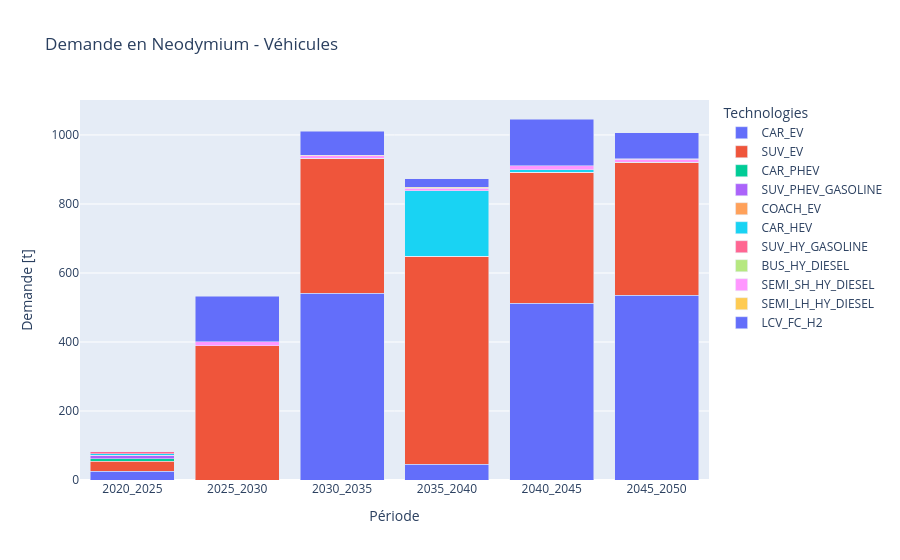

The code cell stored with this chart in its notebook:
### Code cell
def plot_vehicle_demand(cumulative=False, show = True):
    df_demand_vehicles = df_vehicles.multiply(pd.Series(mi_vehicles), axis=0) * 0.88 / 1e6

    if cumulative:
        df_cumulative = df_demand_vehicles.sum().cumsum()
        fig = px.line(x=periods, y=df_cumulative.values,
                      title='Demande cumulative en Neodymium - Véhicules',
                      labels={'x': 'Période', 'y': 'Demande cumulative [t]'})
    else:
        df_melted = df_demand_vehicles.T.reset_index().rename(columns={'index': 'Période'}).melt(
            id_vars='Période', var_name='Technologies', value_name='Demande [t]'
        )
        fig = px.bar(df_melted, x='Période', y='Demande [t]', color='Technologies', barmode='stack',
                     title='Demande en Neodymium - Véhicules')
        fig.update_layout(xaxis_title='Période', yaxis_title='Demande [t]')

    if show:
        fig.show()
        if (cumulative):
            filepath = os.path.join(save_dir, 'neo_demand_vehicle_cumul.png')
        else:
            filepath = os.path.join(save_dir, 'neo_demand_vehicle_no_cumul.png')
        #fig.write_image(filepath)

plot_vehicle_demand(cumulative=False)
plot_vehicle_demand(cumulative=True)

### Figure 1 — Plotly figure (JSON) as saved in the notebook; plotly's stock layout.template omitted (floating-point values rounded to 4 significant figures)
{"data": [{"hovertemplate": "Technologies=CAR_EV<br>Période=%{x}<br>Demande [t]=%{y}<extra></extra>", "legendgroup": "CAR_EV", "marker": {"color": "#636efa", "pattern": {"shape": ""}}, "name": "CAR_EV", "orientation": "v", "showlegend": true, "textposition": "auto", "type": "bar", "x": ["2020_2025", "2025_2030", "2030_2035", "2035_2040", "2040_2045", "2045_2050"], "xaxis": "x", "y": [25.46, 0.0, 541.9, 45.93, 512.2, 535.7], "yaxis": "y"}, {"hovertemplate": "Technologies=SUV_EV<br>Période=%{x}<br>Demande [t]=%{y}<extra></extra>", "legendgroup": "SUV_EV", "marker": {"color": "#EF553B", "pattern": {"shape": ""}}, "name": "SUV_EV", "orientation": "v", "showlegend": true, "textposition": "auto", "type": "bar", "x": ["2020_2025", "2025_2030", "2030_2035", "2035_2040", "2040_2045", "2045_2050"], "xaxis": "x", "y": [29.43, 389.3, 390.9, 603.0, 380.3, 385.5], "yaxis": "y"}, {"hovertemplate": "Technologies=CAR_PHEV<br>Période=%{x}<br>Demande [t]=%{y}<extra></extra>", "legendgroup": "CAR_PHEV", "marker": {"color": "#00cc96", "pattern": {"shape": ""}}, "name": "CAR_PHEV", "orientation": "v", "showlegend": true, "textposition": "auto", "type": "bar", "x": ["2020_2025", "2025_2030", "2030_2035", "2035_2040", "2040_2045", "2045_2050"], "xaxis": "x", "y": [6.511, 0.0, 0.0, 0.0, 0.0, 0.0], "yaxis": "y"}, {"hovertemplate": "Technologies=SUV_PHEV_GASOLINE<br>Période=%{x}<br>Demande [t]=%{y}<extra></extra>", "legendgroup": "SUV_PHEV_GASOLINE", "marker": {"color": "#ab63fa", "pattern": {"shape": ""}}, "name": "SUV_PHEV_GASOLINE", "orientation": "v", "showlegend": true, "textposition": "auto", "type": "bar", "x": ["2020_2025", "2025_2030", "2030_2035", "2035_2040", "2040_2045", "2045_2050"], "xaxis": "x", "y": [10.07, 0.0, 0.0, 0.0, 0.0, 0.0], "yaxis": "y"}, {"hovertemplate": "Technologies=COACH_EV<br>Période=%{x}<br>Demande [t]=%{y}<extra></extra>", "legendgroup": "COACH_EV", "marker": {"color": "#FFA15A", "pattern": {"shape": ""}}, "name": "COACH_EV", "orientation": "v", "showlegend": true, "textposition": "auto", "type": "bar", "x": ["2020_2025", "2025_2030", "2030_2035", "2035_2040", "2040_2045", "2045_2050"], "xaxis": "x", "y": [0.0, 0.0, 0.0, 0.0, 0.0, 0.03301], "yaxis": "y"}, {"hovertemplate": "Technologies=CAR_HEV<br>Période=%{x}<br>Demande [t]=%{y}<extra></extra>", "legendgroup": "CAR_HEV", "marker": {"color": "#19d3f3", "pattern": {"shape": ""}}, "name": "CAR_HEV", "orientation": "v", "showlegend": true, "textposition": "auto", "type": "bar", "x": ["2020_2025", "2025_2030", "2030_2035", "2035_2040", "2040_2045", "2045_2050"], "xaxis": "x", "y": [4.886, 0.0, 0.0, 189.0, 6.952, 0.0], "yaxis": "y"}, {"hovertemplate": "Technologies=SUV_HY_GASOLINE<br>Période=%{x}<br>Demande [t]=%{y}<extra></extra>", "legendgroup": "SUV_HY_GASOLINE", "marker": {"color": "#FF6692", "pattern": {"shape": ""}}, "name": "SUV_HY_GASOLINE", "orientation": "v", "showlegend": true, "textposition": "auto", "type": "bar", "x": ["2020_2025", "2025_2030", "2030_2035", "2035_2040", "2040_2045", "2045_2050"], "xaxis": "x", "y": [7.136, 0.0, 0.0, 0.0, 0.0, 0.0], "yaxis": "y"}, {"hovertemplate": "Technologies=BUS_HY_DIESEL<br>Période=%{x}<br>Demande [t]=%{y}<extra></extra>", "legendgroup": "BUS_HY_DIESEL", "marker": {"color": "#B6E880", "pattern": {"shape": ""}}, "name": "BUS_HY_DIESEL", "orientation": "v", "showlegend": true, "textposition": "auto", "type": "bar", "x": ["2020_2025", "2025_2030", "2030_2035", "2035_2040", "2040_2045", "2045_2050"], "xaxis": "x", "y": [0.06349, 0.0, 0.0, 0.0, 0.0, 0.0], "yaxis": "y"}, {"hovertemplate": "Technologies=SEMI_SH_HY_DIESEL<br>Période=%{x}<br>Demande [t]=%{y}<extra></extra>", "legendgroup": "SEMI_SH_HY_DIESEL", "marker": {"color": "#FF97FF", "pattern": {"shape": ""}}, "name": "SEMI_SH_HY_DIESEL", "orientation": "v", "showlegend": true, "textposition": "auto", "type": "bar", "x": ["2020_2025", "2025_2030", "2030_2035", "2035_2040", "2040_2045", "2045_2050"], "xaxis": "x", "y": [0.0, 11.22, 6.862, 7.784, 11.81, 7.858], "yaxis": "y"}, {"hovertemplate": "Technologies=SEMI_LH_HY_DIESEL<br>Période=%{x}<br>Demande [t]=%{y}<extra></extra>", "legendgroup": "SEMI_LH_HY_DIESEL", "marker": {"color": "#FECB52", "pattern": {"shape": ""}}, "name": "SEMI_LH_HY_DIESEL", "orientation": "v", "showlegend": true, "textposition": "auto", "type": "bar", "x": ["2020_2025", "2025_2030", "2030_2035", "2035_2040", "2040_2045", "2045_2050"], "xaxis": "x", "y": [0.0, 0.0, 2.116, 2.493, 0.0, 1.613], "yaxis": "y"}, {"hovertemplate": "Technologies=LCV_FC_H2<br>Période=%{x}<br>Demande [t]=%{y}<extra></extra>", "legendgroup": "LCV_FC_H2", "marker": {"color": "#636efa", "pattern": {"shape": ""}}, "name": "LCV_FC_H2", "orientation": "v", "showlegend": true, "textposition": "auto", "type": "bar", "x": ["2020_2025", "2025_2030", "2030_2035", "2035_2040", "2040_2045", "2045_2050"], "xaxis": "x", "y": [0.0, 131.4, 68.72, 25.46, 135.1, 75.06], "yaxis": "y"}], "layout": {"barmode": "stack", "legend": {"title": {"text": "Technologies"}, "tracegroupgap": 0}, "title": {"text": "Demande en Neodymium - Véhicules"}, "xaxis": {"anchor": "y", "domain": [0, 1], "title": {"text": "Période"}}, "yaxis": {"anchor": "x", "domain": [0, 1], "title": {"text": "Demande [t]"}}}}
